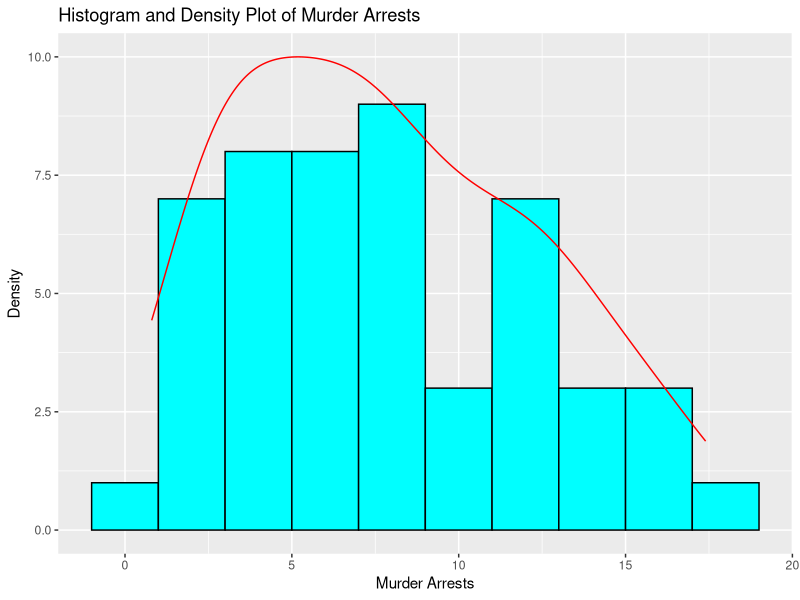
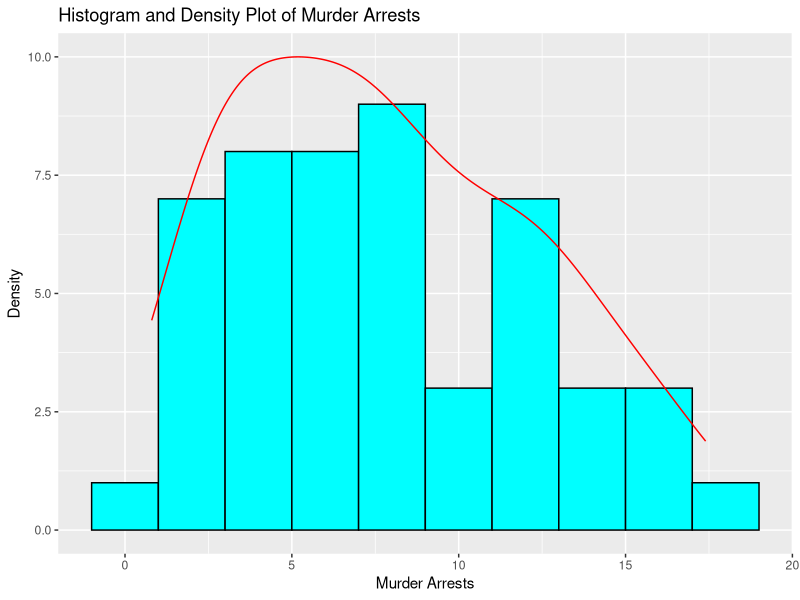
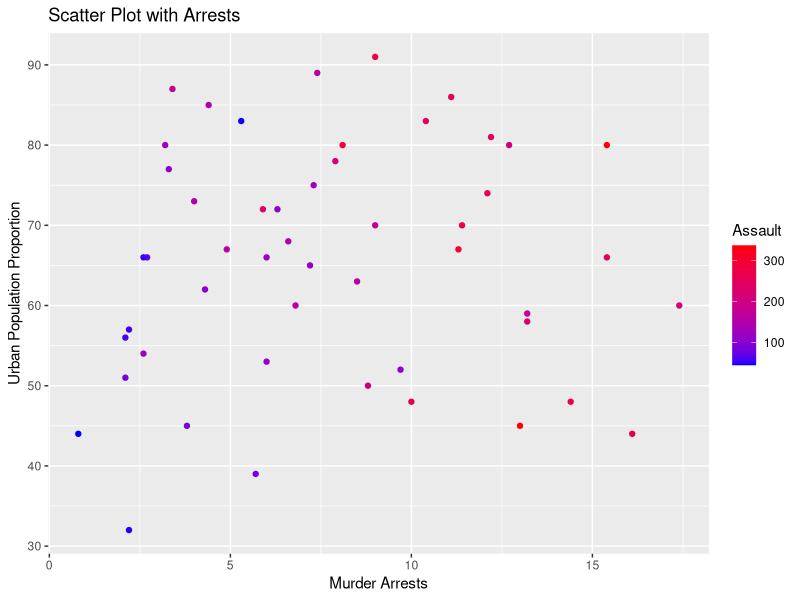
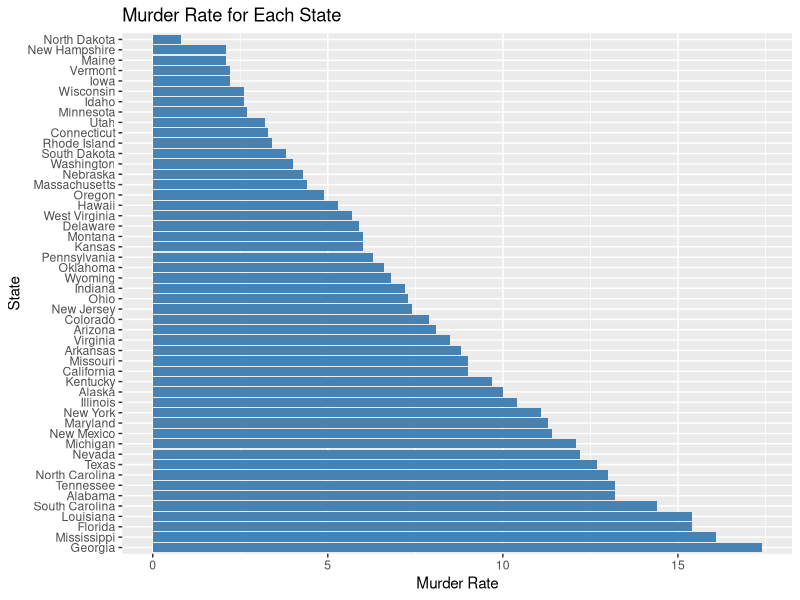

These charts were generated, in order, by the following R code:
library(ggplot2)
data("USArrests")
num_features<-ncol(USArrests)
feature_types<-sapply(USArrests,class)
num_records<-sapply(USArrests,length)
summary_stats<-summary(USArrests)
state_largest_rape<-rownames(USArrests)[which.max(USArrests$Rape)]
state_max_murder<-rownames(USArrests)[which.max(USArrests$Murder)]
state_min_murder<-rownames(USArrests)[which.min(USArrests$Murder)]
correlation_matrix<-cor(USArrests)
states_above_median_assault<-rownames(USArrests)[USArrests$Assault>median(USArrests$Assault)]
states_bottom_25_murder<-rownames(USArrests)[USArrests$Murder<quantile(USArrests$Murder,0.25)]
hist_density_plot<-ggplot(USArrests,aes(x=Murder))+
  geom_histogram(binwidth=2,fill="cyan",color='black')+
  geom_density(aes(y=after_stat(scaled)*10),color="red")+
  labs(x="Murder Arrests",y="Density",title="Histogram and Density Plot of Murder Arrests")
print(hist_density_plot)
scatter_plot<-ggplot(USArrests,aes(x=Murder,y=UrbanPop,color=Assault))+
  geom_point()+
  scale_color_gradient(low="blue",high="red")+
  labs(x="Murder Arrests",y="Urban Population Proportion",title="Scatter Plot with Arrests")
barplot_murder_rate<-ggplot(USArrests,aes(x=reorder(row.names(USArrests),-Murder),y=Murder))+
  geom_bar(stat="identity",fill="steelblue")+
  coord_flip()+
  labs(x="State",y="Murder Rate",title="Murder Rate for Each State")
print(num_features)
print(feature_types)
print(num_records)
print(summary_stats)
print(state_largest_rape)
print(state_max_murder)
print(state_min_murder)
print(correlation_matrix)
print(states_above_median_assault)
print(states_bottom_25_murder)
print(hist_density_plot)
print(scatter_plot)
print(barplot_murder_rate)
